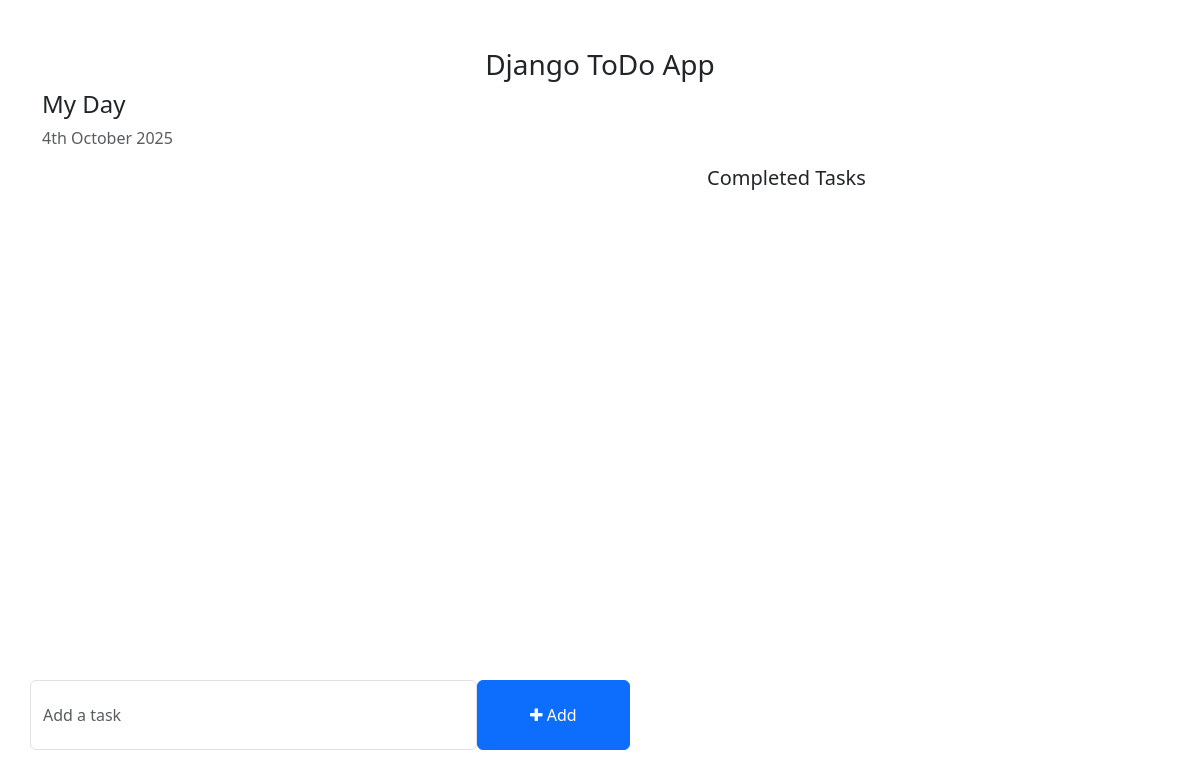
/, run on an earlier commit of the app's database.
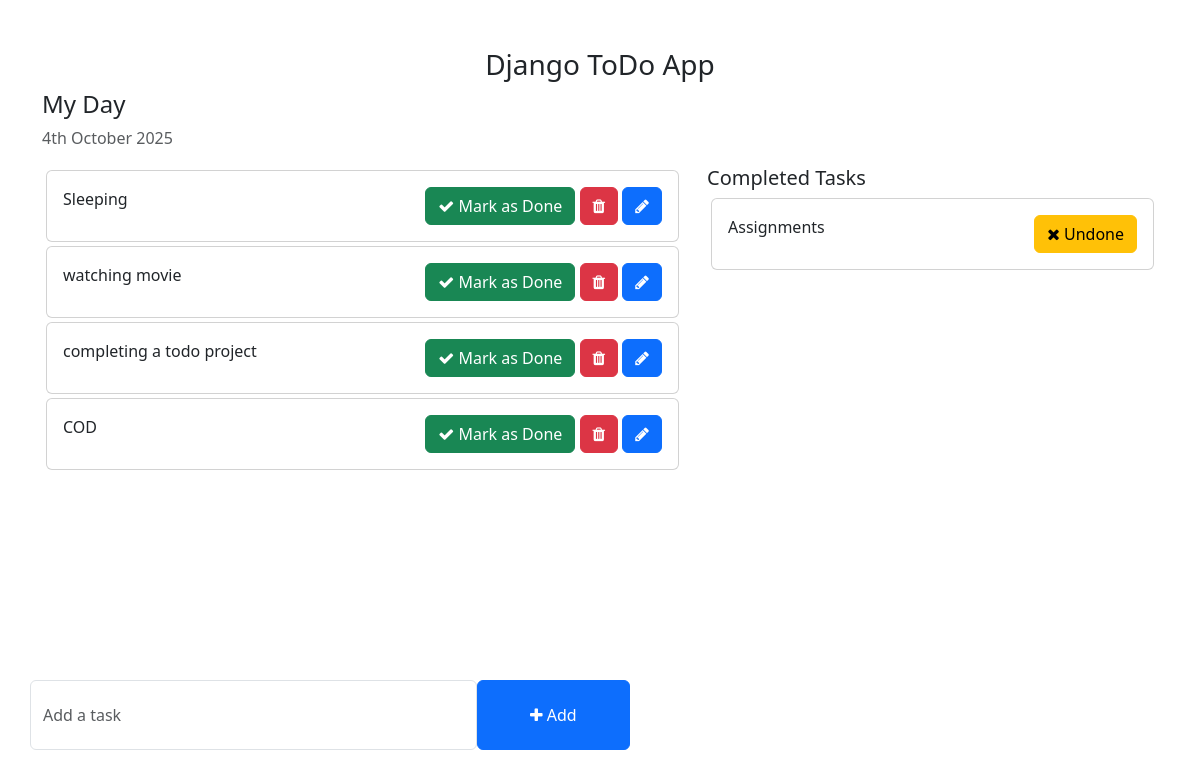
And on a later commit of the database.
### todo_app/models.py (models this page shows, shortened)
class Task(models.Model):
    task = models.CharField(max_length=200)
    is_completed = models.BooleanField(default=False)
    created_at = models.DateTimeField(auto_now_add=True)
    updated_at = models.DateTimeField(auto_now=True)

### ToDo_main/views.py (the view)
def home(request):
    task = Task.objects.filter(is_completed=False).order_by('-updated_at')
    completed_task = Task.objects.filter(is_completed=True).order_by('-updated_at')
    context = {
        'tasks': task,
        'completed_tasks': completed_task
    }
    return render(request, 'home.html', context)

### templates/home.html (shortened to what this page needs)
<!DOCTYPE html>
<html lang="en">
<head>
    <link href="https://cdn.jsdelivr.net/npm/bootstrap@5.3.0-alpha1/dist/css/bootstrap.min.css" rel="stylesheet">
    <link rel="stylesheet" href="https://cdnjs.cloudflare.com/ajax/libs/font-awesome/4.7.0/css/font-awesome.min.css">
</head>
<body>
    <div class="container">
        <h3 class="pt-5 text-center">Django ToDo App</h3>
        <div class="row">
            <h4>My Day</h4>
            <p class="text-muted">{% now "jS F Y" %}</p>
            <div class="col-md-7 col-lg-7" style="height: 450px; overflow: scroll;">
                 {% for i in tasks %}
                <div class="card m-1">
                    <div class="card-body">
                        {{i.task}}
                        <span style="position: relative; float: right;">
                            <a href = "{% url 'markComplete' i.pk %}" class="btn btn-success"><i class="fa fa-check"></i> Mark as Done</a>
                            <a href = "{% url 'deleteTask' i.pk %}" class="btn btn-danger"><i class="fa fa-trash"></i></a>
                            <a href = "{% url 'editTask' i.pk %}" class="btn btn-primary"><i class="fa fa-pencil"></i></a>
                        </span>
                    </div>
                </div>
                {% endfor %}
            </div>
            <div class="col-md-5 col-lg-5">
                <h5>Completed Tasks</h5>
                    {% for j in completed_tasks %}
                <div class="card m-1">
                    <div class="card-body">
                        {{j.task}}
                        <span style="position: relative; float: right;">
                            <a href = "{% url 'Undone' j.pk %}" class="btn btn-warning"><i class="fa fa-times"></i> Undone</a>
                    </div>
                </div>
                {% endfor %}
            </div>
        </div>
        <div class="row">
            <div class="col-md-6 col-lg-6 p-0" style="position: absolute; bottom: 50px;">
                <form action="{% url 'addTask' %}" method = "POST">
                    <div class="form-group">
                        <span style="display: flex;">
                            <input type="text" name = "task" class="form-control" placeholder="Add a task">
                            <button type ='submit' class="btn btn-primary" style="width: 200px;"><i class="fa fa-plus"></i> Add</button>
                        </span>
                    </div>
                </form>
            </div>
        </div>
    </div>
</body>
</html>

### templates/home.html (style rules this page uses)
.form-control { padding: 1.375rem .75rem !important; }

What changed in the data, as far as the page shows it:
added Task: task "Sleeping", shown under "My Day"
added Task: task "watching movie", shown under "My Day"
added Task: task "completing a todo project", shown under "My Day"
added Task: task "COD", shown under "My Day"
added Task: task "Assignments", shown under "Completed Tasks"
